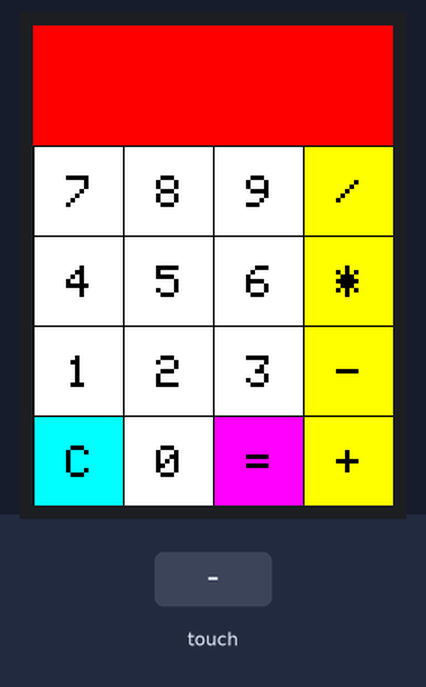
A sketch run on a simulated Arduino Mega 2560, built with avr-gcc and run on an emulated ATmega2560. Parts: 240×320 colour display. The test bench sets the inputs (shaded band). What the sketch prints to the serial monitor is not drawn.

Above: at 1.8 s.
1.9 s: touch panel pressed at 87 % / 10 % of its raw x / y range
At 3.0 s:
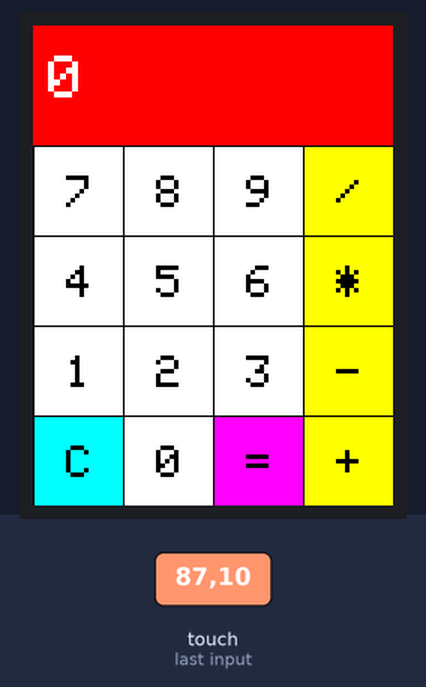
3.7 s: touch panel pressed at 13 % / 30 % of its raw x / y range
At 4.2 s:
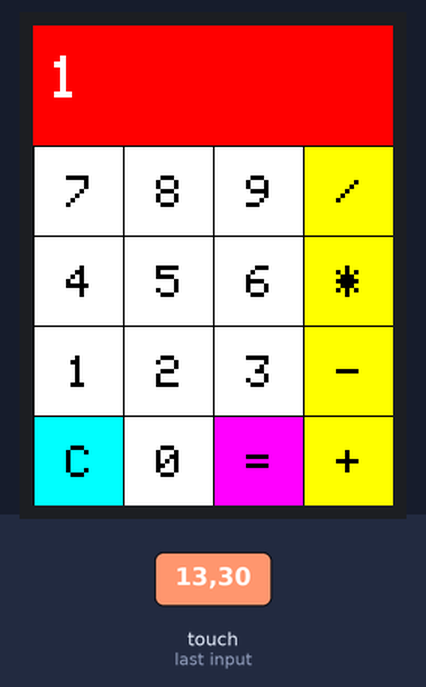
5.2 s: touch panel pressed at 87 % / 30 % of its raw x / y range
At 5.36 s:
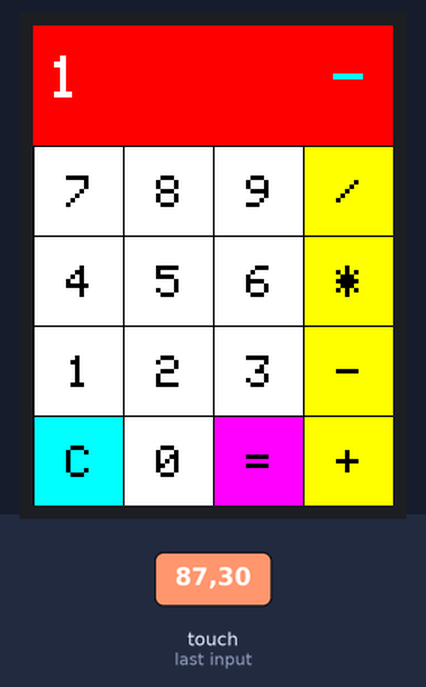
Timing chart, 0 to 8.2 s (numbered marks = the images above; inputs shaded):
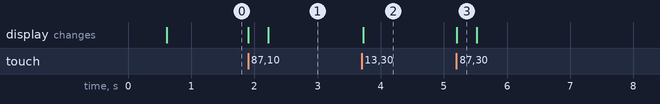

Measured:
- after the input at 1.9 s, the display: first changes at once (image 1 shows a later state)
- after the input at 3.7 s, the display: changes at once (image 2)
- after the input at 5.2 s, the display: changes at once (image 3)

The sketch:

graphicstest.ino
```cpp
#include <SPFD5408_Adafruit_GFX.h> // Core graphics library
#include <SPFD5408_Adafruit_TFTLCD.h> // Hardware-specific library
#include <SPFD5408_TouchScreen.h>

#define YP A3 // must be an analog pin, use "An" notation!
#define XM A2 // must be an analog pin, use "An" notation!
#define YM 9 // can be a digital pin
#define XP 8 // can be a digital pin
#define LCD_CS A3
#define LCD_CD A2
#define LCD_WR A1
#define LCD_RD A0
#define LCD_RESET A4

#define WHITE 0x0000 //Black->White
#define YELLOW 0x001F //Blue->Yellow
#define CYAN 0xF800 //Red->Cyan
#define PINK 0x07E0 //Green-> Pink
#define RED 0x07FF //Cyan -> Red
#define GREEN 0xF81F //Pink -> Green
#define BLUE 0xFFE0 //Yellow->Blue
#define BLACK 0xFFFF //White-> Black
#define MINPRESSURE 1
#define MAXPRESSURE 1000

/*____Calibrate TFT LCD_____*/
#define TS_MINX 165
#define TS_MINY 903
#define TS_MAXX 885
#define TS_MAXY 120
/*______End of Calibration______*/
TouchScreen ts = TouchScreen(XP, YP, XM, YM, 300); //300 is the sensitivity
Adafruit_TFTLCD tft(LCD_CS, LCD_CD, LCD_WR, LCD_RD, LCD_RESET); //Start communication with LCD
String symbol[4][4] = {
{ "7", "8", "9", "/" },
{ "4", "5", "6", "*" },
{ "1", "2", "3", "-" },
{ "C", "0", "=", "+" }
};
int X,Y;
long Num1,Num2,Number;
char action;
boolean result = false;


void setup() {
Serial.begin(9600); //Use serial monitor for debugging
tft.reset(); //Always reset at start

//our LCD uses LTI8357 it worked for this to check this we have to see actually how the begin function is implimented in tft it is important
tft.begin(0x8357);
tft.setRotation(0); // I just roated so that the power jack faces up - optional
tft.fillScreen(WHITE);
tft.drawPixel(10, 20, RED);
IntroScreen();
draw_BoxNButtons();
}


void loop() {
TSPoint p = waitTouch();
//here x is substituted for p.y and y is substituted for p.x thats due to the error he has made in detectButtons function he has interchanged the values
X = p.y; Y = p.x;
//Serial.print(X); Serial.print(','); Serial.println(Y);// + " " + Y);
DetectButtons();
if (result==true)
CalculateResult();
DisplayResult();
delay(300);
}

//this is the one that maps raw points in the display to the 0,0 to 240,360 in the virtual
//see for min max values for callibration sometimes we have to interchange xmin xmax and ymin ymax respectively
TSPoint waitTouch() {
TSPoint p;
do {
p = ts.getPoint();
pinMode(XM, OUTPUT);
pinMode(YP, OUTPUT);
} while((p.z < MINPRESSURE )|| (p.z > MAXPRESSURE));
Serial.print(p.x); Serial.print(','); Serial.println(p.y);
p.x = map(p.x, TS_MINX, TS_MAXX, 0, tft.width());
p.y = map(p.y, TS_MINY, TS_MAXY, 0, tft.height());;
return p;
}


void DetectButtons()
{

///////////////////////////////////////////////////////////////////////////
if (Y<50 && Y>0) //Detecting Buttons on Column 1
{
if (X>269 && X<300) //If cancel Button is pressed
{Serial.println ("Button Cancel"); Number=Num1=Num2=0; result=false;}
if (X>210 && X<260) //If Button 1 is pressed
{Serial.println ("Button 1");
if (Number==0)
Number=1;
else
Number = (Number*10) + 1; //Pressed twice
}
if (X>160 && X<205) //If Button 4 is pressed
{Serial.println ("Button 4");
if (Number==0)
Number=4;
else
Number = (Number*10) + 4; //Pressed twice
}
if (X>108 && X<156) //If Button 7 is pressed
{Serial.println ("Button 7");
if (Number==0)
Number=7;
else
Number = (Number*10) + 7; //Pressed twice
}
}
///////////////////////////////////////////////////////////////////////////


if (Y<100 && Y>55) //Detecting Buttons on Column 2
{
if (X>269 && X<300)
{Serial.println ("Button 0"); //Button 0 is Pressed
if (Number==0)
Number=0;
else
Number = (Number*10) + 0; //Pressed twice
}
if (X>214 && X<256)
{Serial.println ("Button 2");
if (Number==0)
Number=2;
else
Number = (Number*10) + 2; //Pressed twice
}
if (X>160 && X<205)
{Serial.println ("Button 5");
if (Number==0)
Number=5;
else
Number = (Number*10) + 5; //Pressed twic
}
if (X>108 && X<156)
{Serial.println ("Button 8");
if (Number==0)
Number=8;
else
Number = (Number*10) + 8; //Pressed twic
}
}
///////////////////////////////////////////////////////////////////////////


if (Y<175 && Y>115) //Detecting Buttons on Column 3
{
if (X>269 && X<300)
{Serial.println ("Button Equal");
Num2=Number;
result = true;
}
if (X>210 && X<256)
{Serial.println ("Button 3");
if (Number==0)
Number=3;
else
Number = (Number*10) + 3; //Pressed twice
}
if (X>160 && X<205)
{Serial.println ("Button 6");
if (Number==0)
Number=6;
else
Number = (Number*10) + 6; //Pressed twice
}
if (X>108 && X<156)
{Serial.println ("Button 9");
if (Number==0)
Number=9;
else
Number = (Number*10) + 9; //Pressed twice
}
}
///////////////////////////////////////////////////////////////////////////


if (Y<236 && Y>182) //Detecting Buttons on Column 3
{
Num1 = Number;
Number =0;
tft.setCursor(200, 20);
tft.setTextColor(RED);
if (X>269 && X<300)
{Serial.println ("Addition"); action = 1; tft.println('+');}
if (X>214 && X<256)
{Serial.println ("Subtraction"); action = 2; tft.println('-');}
if (X>160 && X<205)
{Serial.println ("Multiplication"); action = 3; tft.println('*');}
if (X>108 && X<156)
{Serial.println ("Devesion"); action = 4; tft.println('/');}
delay(300);
}
}


void CalculateResult()
{
if (action==1)
Number = Num1+Num2;
if (action==2)
Number = Num1-Num2;
if (action==3)
Number = Num1*Num2;
if (action==4)
Number = Num1/Num2;
}


void DisplayResult()
{
tft.fillRect(0, 0, 240, 80, CYAN); //clear result box
tft.setCursor(10, 20);
tft.setTextSize(4);
tft.setTextColor(BLACK);
tft.println(Number); //update new value
}

void IntroScreen()
{
tft.setCursor (0, 100);
tft.setTextSize (1);
tft.setTextColor(YELLOW);
tft.println("UTHSARA");
tft.setCursor (30, 160);
tft.setTextSize (1);
tft.println("Made By");
tft.setCursor (30, 220);
tft.setTextSize (4);
tft.setTextColor(CYAN);
tft.println("Ketan");
delay(300);
}


void draw_BoxNButtons()
{
//Draw the Result Box ## it is the yellow bar in top which displays results
tft.fillRect(0, 0, 240, 80, CYAN);

//Draw First Column
tft.fillRect (0,260,60,60,RED); // button clear
tft.fillRect (0,200,60,60,BLACK); // button 1
tft.fillRect (0,140,60,60,BLACK); // button 4
tft.fillRect (0,80,60,60,BLACK); // button 7

//Draw Third Column
tft.fillRect (120,260,60,60,GREEN); // button =
tft.fillRect (120,200,60,60,BLACK); // button 3
tft.fillRect (120,140,60,60,BLACK); // button 6
tft.fillRect (120,80,60,60,BLACK); // button 9

//Draw Secound & Fourth Column
for (int b=260; b>=80; b-=60)
{ tft.fillRect (180,b,60,60,BLUE);
tft.fillRect (60,b,60,60,BLACK);}

//Draw Horizontal Lines
for (int h=80; h<=320; h+=60)
tft.drawFastHLine(0, h, 240, WHITE);
//Draw Vertical Lines
for (int v=0; v<=240; v+=60)
tft.drawFastVLine(v, 80, 240, WHITE);
//Display keypad lables
for (int j=0;j<4;j++) {
for (int i=0;i<4;i++) {
tft.setCursor(22 + (60*i), 100 + (60*j));
tft.setTextSize(3);
tft.setTextColor(WHITE);
tft.println(symbol[j][i]);
}
}
}
```
